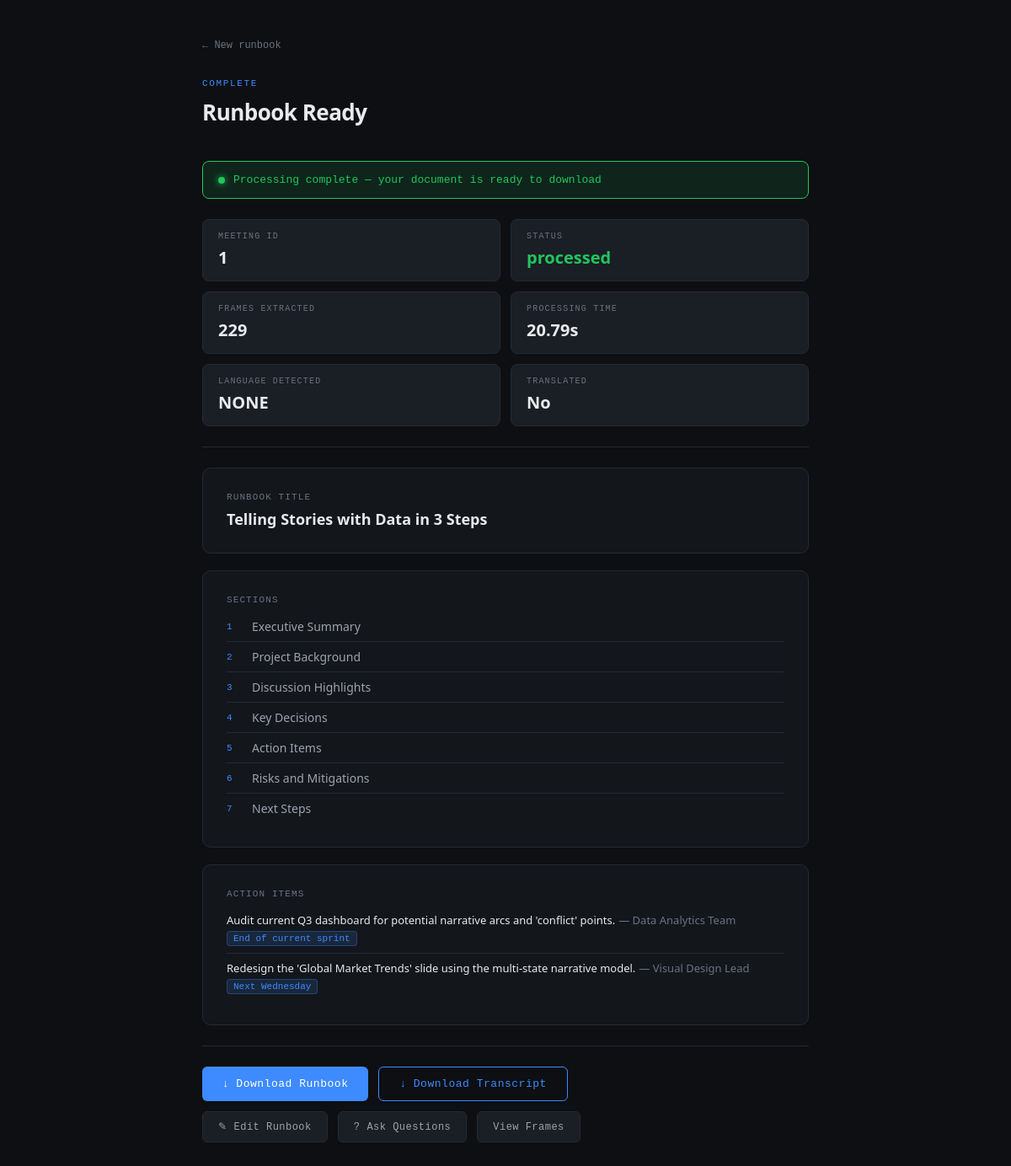
The app's page /success/1/ with its own data.
### core/models.py (models this page shows)
class MeetingInput(models.Model):
    STATUS_CHOICES = [
        ('uploaded', 'Uploaded'),
        ('processing', 'Processing'),
        ('processed', 'Processed'),
        ('failed', 'Failed')
    ]
    video = models.FileField(upload_to="videos/")
    audio = models.FileField(upload_to="audios/", null=True, blank=True)
    pdf = models.FileField(upload_to="pdfs/", null=True, blank=True)
    text_input = models.TextField(null=True, blank=True)
    selected_frames = models.JSONField(null=True, blank=True)
    template_schema = models.JSONField(null=True, blank=True)
    transcript = models.TextField(null=True, blank=True)
    detected_language = models.CharField(max_length=10, null=True, blank=True)
    was_translated = models.BooleanField(default=False)
    status = models.CharField(max_length=20, choices=STATUS_CHOICES, default='uploaded')
    frame_count = models.IntegerField(default=0)
    processing_time = models.FloatField(default=0.0)  # seconds
    created_at = models.DateTimeField(auto_now_add=True)

### core/views.py (the view)
# urls.py: path('success/<int:meeting_id>/', success, name="success"),
def success(request, meeting_id):
    meeting = get_object_or_404(MeetingInput, id=meeting_id)
    runbook = get_object_or_404(Runbook, meeting=meeting)
    return render(request, "success.html", {
        "meeting": meeting,
        "runbook": runbook.content,
    })

### core/templates/success.html (shortened to what this page needs)
{% load static %}
<!doctype html>
<html lang="en">
  <head>
    <link rel="stylesheet" href="{% static 'style.css' %}" />
  </head>
  <body>
    <div class="container">
      <a href="/" class="back-link">← New runbook</a>
      <div class="page-header">
        <div class="label">Complete</div>
        <h1>Runbook Ready</h1>
      </div>
      <div class="status-banner">
        <div class="dot"></div>
        <span>Processing complete — your document is ready to download</span>
      </div>
      <div class="meta-grid">
        <div class="meta-item">
          <div class="key">Meeting ID</div>
          <div class="value">{{ meeting.id }}</div>
        </div>
        <div class="meta-item">
          <div class="key">Status</div>
          <div class="value success">{{ meeting.status }}</div>
        </div>
        <div class="meta-item">
          <div class="key">Frames extracted</div>
          <div class="value">{{ meeting.frame_count }}</div>
        </div>
        <div class="meta-item">
          <div class="key">Processing time</div>
          <div class="value">{{ meeting.processing_time }}s</div>
        </div>
        <div class="meta-item">
          <div class="key">Language detected</div>
          <div class="value">{{ meeting.detected_language|upper }}</div>
        </div>
        <div class="meta-item">
          <div class="key">Translated</div>
          <div class="value {% if meeting.was_translated %}success{% endif %}">
            {% if meeting.was_translated %}Yes &rarr; English{% else %}No{% endif %}
          </div>
        </div>
      </div>
      <hr class="divider" />
      {% if runbook.title %}
      <div class="card" style="margin-bottom: 20px">
        <div class="card-label">Runbook Title</div>
        <div style="font-size: 18px; font-weight: 600">{{ runbook.title }}</div>
      </div>
      {% endif %}
      {% if runbook.sections %}
      <div class="card" style="margin-bottom: 20px">
        <div class="card-label">Sections</div>
        {% for section in runbook.sections %}
        <div class="list-row">
          <span class="list-index">{{ forloop.counter }}</span>
          <span style="font-size: 14px; color: var(--text-dim)">{{ section.heading }}</span>
        </div>
        {% endfor %}
      </div>
      {% endif %}
      {% if runbook.action_items %}
      <div class="card" style="margin-bottom: 20px">
        <div class="card-label">Action Items</div>
        {% for item in runbook.action_items %}
        <div class="list-row" style="flex-wrap: wrap; gap: 4px">
          <span style="color: var(--text); font-size: 13px">{{ item.task }}</span>
          {% if item.owner %}<span style="color: var(--text-muted); font-size: 13px">— {{ item.owner }}</span>{% endif %}
          {% if item.deadline %}<span class="tag">{{ item.deadline }}</span>{% endif %}
        </div>
        {% endfor %}
      </div>
      {% endif %}
      <hr class="divider" />
      <div class="action-row">
        <a href="/media/runbook_{{ meeting.id }}.docx" class="btn">
          <span>↓</span><span>Download Runbook</span>
        </a>
        <a href="/transcript/{{ meeting.id }}/" class="btn btn-outline">
          <span>↓</span><span>Download Transcript</span>
        </a>
      </div>
      <div class="action-row" style="margin-top: 12px">
        <a href="/edit/{{ meeting.id }}/" class="btn btn-ghost">
          <span>✎</span><span>Edit Runbook</span>
        </a>
        <a href="/qa/{{ meeting.id }}/" class="btn btn-ghost">
          <span>?</span><span>Ask Questions</span>
        </a>
        <a href="/frames/{{ meeting.id }}/" class="btn btn-ghost">
          View Frames
        </a>
      </div>
    </div>
  </body>
</html>

### core/static/style.css (style rules this page uses)
:root { --bg: #0d0f12; --surface: #13161b; --surface-2: #1a1e25; --border: #252a33; --border-active: #3d8bff; --text: #e8eaed; --text-muted: #6b7280; --text-dim: #9ca3af; --accent: #3d8bff; --accent-glow: rgba(61, 139, 255, 0.15); --success: #22c55e; --success-glow: rgba(34, 197, 94, 0.12); --warning: #f59e0b; --error: #f87171; --mono: "Courier New", monospace; --sans: "Segoe UI", system-ui, sans-serif; }
* { box-sizing: border-box; margin: 0; padding: 0; }
body { font-family: var(--sans); background: var(--bg); color: var(--text); min-height: 100vh; padding: 40px 20px; }
.container { max-width: 720px; margin: 0 auto; }
.page-header { margin-bottom: 40px; }
.page-header .label { font-family: var(--mono); font-size: 11px; letter-spacing: 0.15em; text-transform: uppercase; color: var(--accent); margin-bottom: 10px; }
.page-header h1 { font-size: 26px; font-weight: 600; letter-spacing: -0.02em; color: var(--text); }
.card { background: var(--surface); border: 1px solid var(--border); border-radius: 10px; padding: 28px; margin-bottom: 20px; }
.card-label { font-family: var(--mono); font-size: 11px; letter-spacing: 0.1em; text-transform: uppercase; color: var(--text-muted); margin-bottom: 8px; }
.list-row { display: flex; align-items: center; gap: 10px; padding: 8px 0; border-bottom: 1px solid var(--border); }
.list-row:last-child { border-bottom: none; }
.list-index { font-family: var(--mono); font-size: 11px; color: var(--accent); min-width: 20px; }
.tag { font-family: var(--mono); font-size: 11px; color: var(--accent); background: var(--accent-glow); border: 1px solid rgba(61, 139, 255, 0.3); border-radius: 4px; padding: 2px 7px; }
.btn { display: inline-flex; align-items: center; gap: 8px; background: var(--accent); color: #fff; font-family: var(--mono); font-size: 13px; font-weight: 500; letter-spacing: 0.04em; padding: 12px 24px; border: none; border-radius: 6px; cursor: pointer; transition: background 0.15s, transform 0.1s, box-shadow 0.15s; text-decoration: none; }
.btn-outline { background: transparent; border: 1px solid var(--border-active); color: var(--accent); }
.btn-ghost { background: var(--surface-2); border: 1px solid var(--border); color: var(--text-dim); font-size: 12px; padding: 10px 18px; }
.meta-grid { display: grid; grid-template-columns: 1fr 1fr; gap: 12px; margin-bottom: 24px; }
.meta-item { background: var(--surface-2); border: 1px solid var(--border); border-radius: 8px; padding: 14px 18px; }
.meta-item .key { font-family: var(--mono); font-size: 10px; letter-spacing: 0.12em; text-transform: uppercase; color: var(--text-muted); margin-bottom: 6px; }
.meta-item .value { font-size: 20px; font-weight: 600; color: var(--text); }
.meta-item .value.success { color: var(--success); }
.status-banner { display: flex; align-items: center; gap: 10px; background: var(--success-glow); border: 1px solid var(--success); border-radius: 8px; padding: 14px 18px; margin-bottom: 24px; }
.status-banner .dot { width: 8px; height: 8px; background: var(--success); border-radius: 50%; box-shadow: 0 0 8px var(--success); flex-shrink: 0; }
.status-banner span { font-family: var(--mono); font-size: 13px; color: var(--success); }
.action-row { display: flex; gap: 12px; flex-wrap: wrap; margin-top: 8px; }
.divider { border: none; border-top: 1px solid var(--border); margin: 24px 0; }
.back-link { display: inline-flex; align-items: center; gap: 6px; font-family: var(--mono); font-size: 12px; color: var(--text-muted); text-decoration: none; margin-bottom: 32px; transition: color 0.15s; }

### records on screen
MeetingInput: id "1", status "processed", frame_count "229", processing_time "20.79", detected_language "NONE"

### other values on screen
{{ runbook.title }} "Telling Stories with Data in 3 Steps"
{{ section.heading }} "Executive Summary" "Project Background" "Discussion Highlights" "Key Decisions" "Action Items" "Risks and Mitigations" "Next Steps"
{{ item.task }} "Audit current Q3 dashboard for potential narrative arcs and 'conflict' points." "Redesign the 'Global Market Trends' slide using the multi-state narrative model."
{{ item.owner }} "Data Analytics Team" "Visual Design Lead"
{{ item.deadline }} "End of current sprint" "Next Wednesday"
